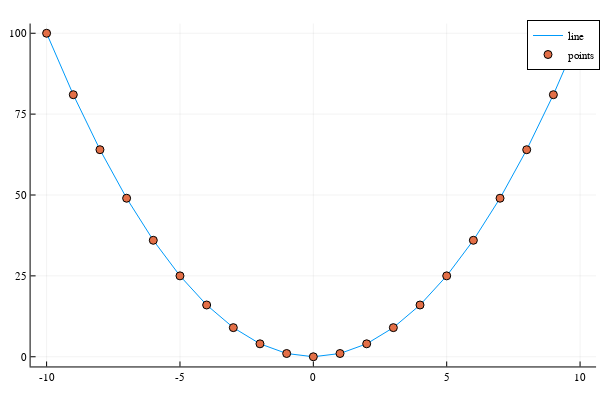

Notebook cell for this chart:
### Markdown cell above
### Exercises

#### 8.1 
Given
```julia
x = -10:10
```
plot y vs. x for $y = x^2$.  You may want to change backends back again.

### Code cell
x = -10:10
f(x) = x^2
y = f.(x)

plotlyjs()
# gr()
plot(x, y, label="line")
scatter!(x, y, label="points")

### Figure 1 — Plotly figure (JSON) as saved in the notebook; plotly's stock layout.template omitted (floating-point values rounded to 4 significant figures)
{"data": [{"colorbar": {"len": 0.9525, "title": "", "x": 0.9934, "y": 0.5139}, "legendgroup": "line", "line": {"color": "rgba(0, 154, 250, 1.000)", "dash": "solid", "shape": "linear", "width": 1}, "mode": "lines", "name": "line", "showlegend": true, "type": "scatter", "x": [-10, -9, -8, -7, -6, -5, -4, -3, -2, -1, 0, 1, 2, 3, 4, 5, 6, 7, 8, 9, 10], "xaxis": "x", "y": [100, 81, 64, 49, 36, 25, 16, 9, 4, 1, 0, 1, 4, 9, 16, 25, 36, 49, 64, 81, 100], "yaxis": "y"}, {"colorbar": {"len": 0.9525, "title": "", "x": 0.9934, "y": 0.5139}, "legendgroup": "points", "marker": {"color": "rgba(227, 111, 71, 1.000)", "line": {"color": "rgba(0, 0, 0, 1.000)", "width": 1}, "size": 8, "symbol": "circle"}, "mode": "markers", "name": "points", "showlegend": true, "type": "scatter", "x": [-10, -9, -8, -7, -6, -5, -4, -3, -2, -1, 0, 1, 2, 3, 4, 5, 6, 7, 8, 9, 10], "xaxis": "x", "y": [100, 81, 64, 49, 36, 25, 16, 9, 4, 1, 0, 1, 4, 9, 16, 25, 36, 49, 64, 81, 100], "yaxis": "y"}], "layout": {"annotations": [], "height": 400, "legend": {"bgcolor": "rgba(255, 255, 255, 1.000)", "bordercolor": "rgba(0, 0, 0, 1.000)", "borderwidth": 1, "font": {"color": "rgba(0, 0, 0, 1.000)", "family": "sans-serif", "size": 11}, "title": {"font": {"color": "rgba(0, 0, 0, 1.000)", "family": "sans-serif", "size": 15}, "text": ""}, "tracegroupgap": 0, "traceorder": "normal", "x": 1, "xanchor": "auto", "y": 1, "yanchor": "auto"}, "margin": {"b": 20, "l": 0, "r": 0, "t": 20}, "paper_bgcolor": "rgba(255, 255, 255, 1.000)", "plot_bgcolor": "rgba(255, 255, 255, 1.000)", "showlegend": true, "width": 600, "xaxis": {"anchor": "y", "domain": [0.05101, 0.9934], "gridcolor": "rgba(0, 0, 0, 0.100)", "gridwidth": 0.5, "linecolor": "rgba(0, 0, 0, 1.000)", "mirror": false, "range": [-10.6, 10.6], "showgrid": true, "showline": true, "showticklabels": true, "tickangle": 0, "tickcolor": "rgb(0, 0, 0)", "tickfont": {"color": "rgba(0, 0, 0, 1.000)", "family": "sans-serif", "size": 11}, "tickmode": "array", "ticks": "inside", "ticktext": ["-10", "-5", "0", "5", "10"], "tickvals": [-10, -5, 0, 5, 10], "title": "", "titlefont": {"color": "rgba(0, 0, 0, 1.000)", "family": "sans-serif", "size": 15}, "type": "-", "visible": true, "zeroline": false, "zerolinecolor": "rgba(0, 0, 0, 1.000)"}, "yaxis": {"anchor": "x", "domain": [0.03762, 0.9902], "gridcolor": "rgba(0, 0, 0, 0.100)", "gridwidth": 0.5, "linecolor": "rgba(0, 0, 0, 1.000)", "mirror": false, "range": [-3, 103], "showgrid": true, "showline": true, "showticklabels": true, "tickangle": 0, "tickcolor": "rgb(0, 0, 0)", "tickfont": {"color": "rgba(0, 0, 0, 1.000)", "family": "sans-serif", "size": 11}, "tickmode": "array", "ticks": "inside", "ticktext": ["0", "25", "50", "75", "100"], "tickvals": [0, 25, 50, 75, 100], "title": "", "titlefont": {"color": "rgba(0, 0, 0, 1.000)", "family": "sans-serif", "size": 15}, "type": "-", "visible": true, "zeroline": false, "zerolinecolor": "rgba(0, 0, 0, 1.000)"}}}
